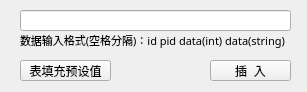
<?xml version="1.0" encoding="UTF-8"?>
<ui version="4.0">
 <class>TLInsertDialog</class>
 <widget class="QDialog" name="TLInsertDialog">
  <property name="geometry">
   <rect>
    <x>0</x>
    <y>0</y>
    <width>307</width>
    <height>92</height>
   </rect>
  </property>
  <property name="windowTitle">
   <string>Dialog</string>
  </property>
  <widget class="QPushButton" name="TLInsertButton">
   <property name="geometry">
    <rect>
     <x>210</x>
     <y>60</y>
     <width>81</width>
     <height>21</height>
    </rect>
   </property>
   <property name="focusPolicy">
    <enum>Qt::NoFocus</enum>
   </property>
   <property name="text">
    <string>插  入</string>
   </property>
  </widget>
  <widget class="QPushButton" name="TLDefualtButton">
   <property name="geometry">
    <rect>
     <x>20</x>
     <y>60</y>
     <width>91</width>
     <height>21</height>
    </rect>
   </property>
   <property name="focusPolicy">
    <enum>Qt::NoFocus</enum>
   </property>
   <property name="text">
    <string>表填充预设值</string>
   </property>
  </widget>
  <widget class="QLineEdit" name="lineEdit">
   <property name="geometry">
    <rect>
     <x>20</x>
     <y>10</y>
     <width>271</width>
     <height>21</height>
    </rect>
   </property>
   <property name="placeholderText">
    <string/>
   </property>
  </widget>
  <widget class="QLabel" name="label">
   <property name="geometry">
    <rect>
     <x>20</x>
     <y>30</y>
     <width>271</width>
     <height>21</height>
    </rect>
   </property>
   <property name="font">
    <font>
     <family>微软雅黑</family>
     <pointsize>8</pointsize>
     <bold>false</bold>
    </font>
   </property>
   <property name="text">
    <string>数据输入格式(空格分隔)：id pid data(int) data(string)</string>
   </property>
  </widget>
 </widget>
 <resources/>
 <connections/>
</ui>
